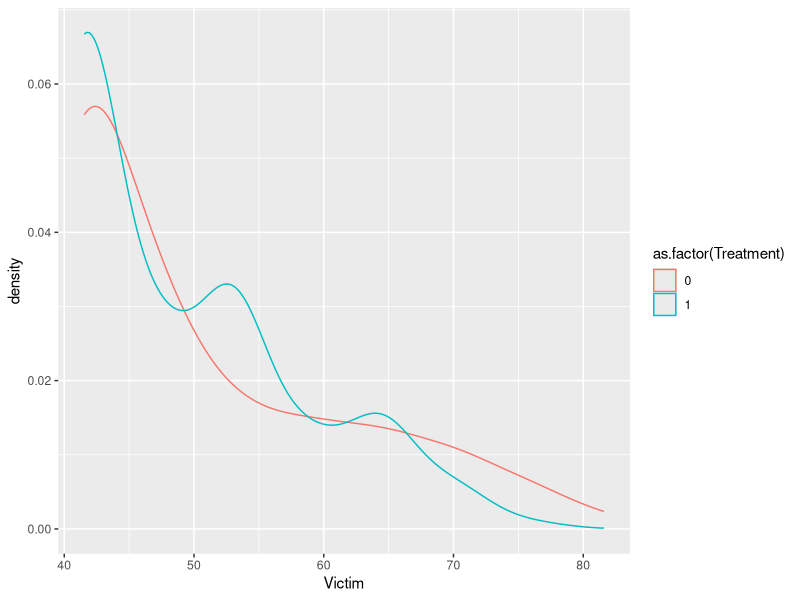

Generate this figure with R:
## ---- chunk 1
# Load libraries
library(readr)
library(ggplot2)
## ---- chunk 2
# Read in data
asp <- read_csv("AfterSchool.csv")
head(asp)
## ---- chunk 3
# Find difference in means to examine treatment effects
with(asp,
  mean(Victim[Treatment == 1]) - mean(Victim[Treatment == 0])
)
ggplot() +
  geom_density(data=asp,aes(x=Victim,color=as.factor(Treatment)))
## ---- chunk 4
# Randomization test to evaluate if there is convincing evidence of a treatment effect
set.seed(0)
permuted <- sample(asp$Victim)

# Difference in means of permutation
mean(permuted[1:187]) - mean(permuted[188:356])

# Another way of examining difference in means
trt <- sample(nrow(asp),sum(asp$Treatment))
ctrl <- setdiff(1:nrow(asp),trt)
with(asp, mean(Victim[ctrl]) -
       mean(Victim[trt]))
## ---- chunk 5
# Creating a mean.diff function to find difference in means for this specific dataset.
mean.diff <- function(data){
  mean(data[1:187]) - mean(data[188:356])
}
# Creating a var.diff function to find difference in variance.
var.diff <- function(data){
  var(data[1:187]) - var(data[188:356])
}
# Sanity check
mean.diff(permuted)
var.diff(permuted)
## ---- chunk 6
# Permuting the data multiple times
results <- rep(NA,6)
# a) 100
N <- 100
permuted <- replicate(n = N, expr = sample(asp$Victim))
diffs <- apply(X = permuted, MARGIN = 2, FUN = mean.diff)
vars <- apply(X = permuted, MARGIN = 2, FUN = var.diff)
p <- (length(diffs[abs(diffs)] >= 1.3)+1)/(N + 1)
results[1] <- p
# b) 500
N <- 500
permuted <- replicate(n = N, expr = sample(asp$Victim))
diffs <- apply(X = permuted, MARGIN = 2, FUN = mean.diff)
vars <- apply(X = permuted, MARGIN = 2, FUN = var.diff)
p <- (length(diffs[abs(diffs)] >= 1.3)+1)/(N + 1)
results[2] <- p
# c) 1000
N <- 1000
permuted <- replicate(n = N, expr = sample(asp$Victim))
diffs <- apply(X = permuted, MARGIN = 2, FUN = mean.diff)
vars <- apply(X = permuted, MARGIN = 2, FUN = var.diff)
p <- (length(diffs[abs(diffs)] >= 1.3)+1)/(N + 1)
results[3] <- p
# d) 5000
N <- 5000
permuted <- replicate(n = N, expr = sample(asp$Victim))
diffs <- apply(X = permuted, MARGIN = 2, FUN = mean.diff)
vars <- apply(X = permuted, MARGIN = 2, FUN = var.diff)
p <- (length(diffs[abs(diffs)] >= 1.3)+1)/(N + 1)
results[4] <- p
# e) 10000
N <- 10000
permuted <- replicate(n = N, expr = sample(asp$Victim))
diffs <- apply(X = permuted, MARGIN = 2, FUN = mean.diff)
vars <- apply(X = permuted, MARGIN = 2, FUN = var.diff)
p <- (length(diffs[abs(diffs)] >= 1.3)+1)/(N + 1)
results[5] <- p
# f) 100000
N <- 100000
permuted <- replicate(n = N, expr = sample(asp$Victim))
diffs <- apply(X = permuted, MARGIN = 2, FUN = mean.diff)
vars <- apply(X = permuted, MARGIN = 2, FUN = var.diff)
p <- (length(diffs[abs(diffs)] >= 1.3)+1)/(N + 1)
results[6] <- p
## ---- chunk 7
data.frame(Replications=c("100","500","1000","5000","10000","100000"),pvalue=results)
